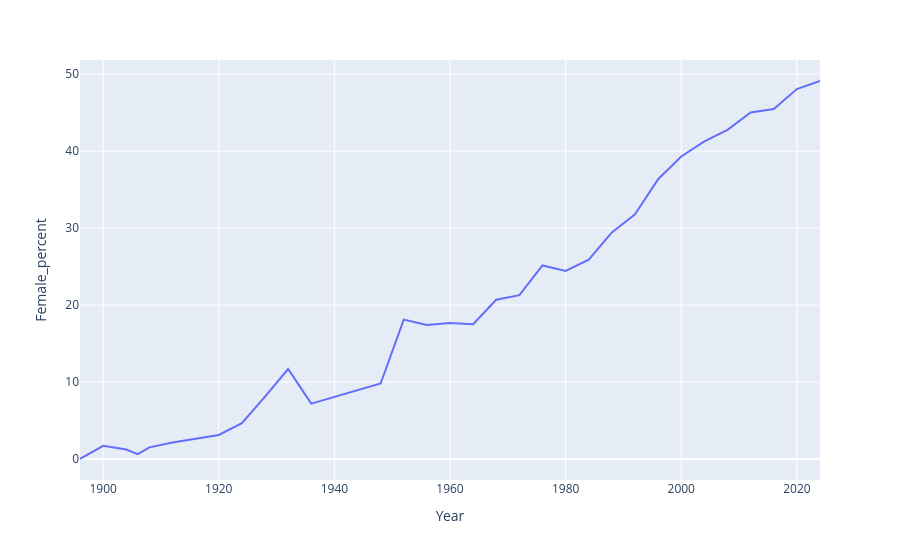

The notebook cell saved with this chart:
### Code cell
fig = px.line(df_gender, x="Year", y="Female_percent")
fig.show()

### Figure 1 — Plotly figure (JSON) as saved in the notebook; plotly's stock layout.template omitted (floating-point values rounded to 4 significant figures)
{"data": [{"hovertemplate": "Year=%{x}<br>Female_percent=%{y}<extra></extra>", "legendgroup": "", "line": {"color": "#636efa", "dash": "solid"}, "marker": {"symbol": "circle"}, "mode": "lines", "name": "", "orientation": "v", "showlegend": false, "type": "scatter", "x": [1896, 1900, 1904, 1906, 1908, 1912, 1920, 1924, 1928, 1932, 1936, 1948, 1952, 1956, 1960, 1964, 1968, 1972, 1976, 1980, 1984, 1988, 1992, 1996, 2000, 2004, 2008, 2012, 2016, 2020, 2024], "xaxis": "x", "y": [0.0, 1.705, 1.23, 0.6347, 1.516, 2.153, 3.122, 4.663, 8.093, 11.69, 7.193, 9.805, 18.1, 17.42, 17.67, 17.5, 20.69, 21.28, 25.14, 24.42, 25.88, 29.43, 31.78, 36.34, 39.3, 41.26, 42.76, 45.01, 45.46, 48.05, 49.1], "yaxis": "y"}], "layout": {"legend": {"tracegroupgap": 0}, "margin": {"t": 60}, "xaxis": {"anchor": "y", "domain": [0, 1], "title": {"text": "Year"}}, "yaxis": {"anchor": "x", "domain": [0, 1], "title": {"text": "Female_percent"}}}}
